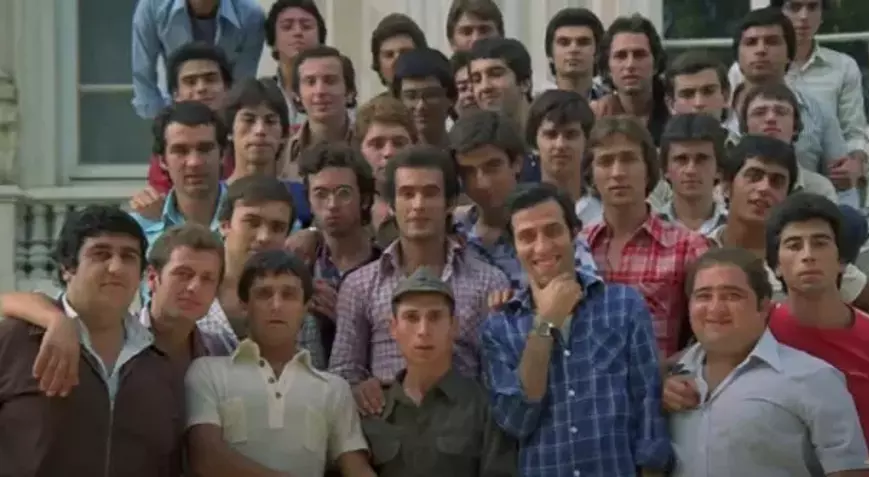
#> input picture OpenCV/BelirliBölgedenAlanAlma/hababam.jpg, 869 x 477 px
$ python 'BelirliBölgedenAlanAlma.py'
#> lines starting #> are read from the running program, lines starting #| are printed output that depends on the picture; after the words box and inside, x2 and y2 are one past the last pixel; in counts of white or black regions, pixels touching at a corner belong together
import cv2
import numpy as np


resim = cv2.imread("hababam.jpg")
#> resim is the input picture: shape (477, 869, 3); mean B, G, R 76.7, 80.3, 89.8

cv2.rectangle(resim,(50,100),(150,30),[0,0,255],9)
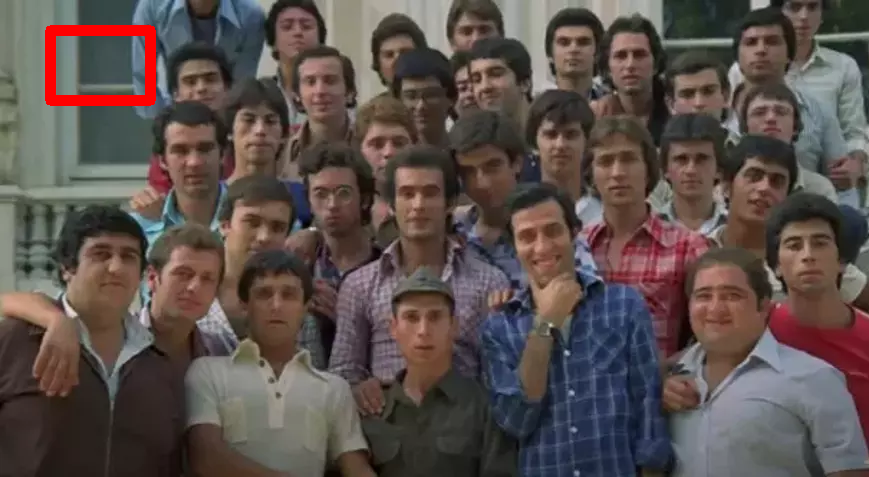
#> resim: shape (477, 869, 3); 0.89% of pixels changed, all inside (x1, y1, x2, y2) = (45, 25, 156, 106)


cv2.imshow("Hababam",resim)


cv2.waitKey(0)
cv2.destroyAllWindows()
